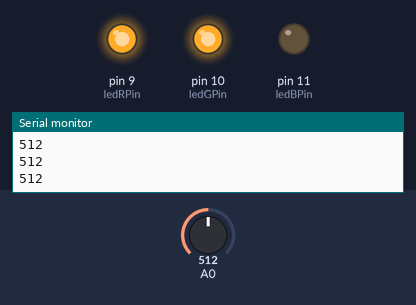
Bench run of a sketch on a simulated Arduino Uno, built with avr-gcc and run on an emulated ATmega328P. On the bench: output pins drawn as LEDs (lit = HIGH), the last lines printed to the serial monitor. Inputs (shaded band) come from the test bench; at power-on: A0 = 512.

Above: at 1.2 s.
1.3 s: A0 set to 213
2.8 s: A0 set to 191
At 3.3 s:
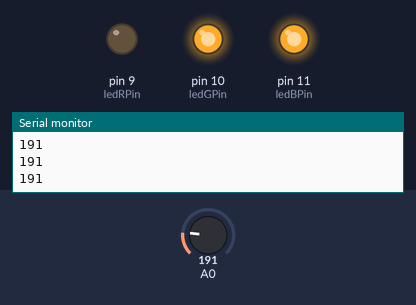
4.3 s: A0 set to 210
At 5.5 s:
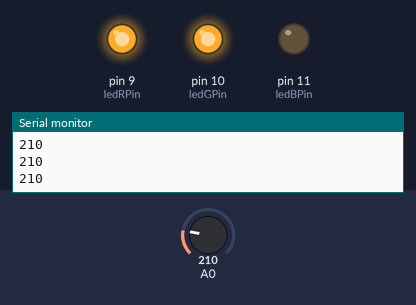
5.8 s: A0 set to 190
At 6.8 s:
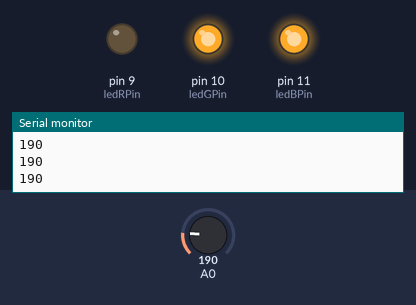
Timing chart, 0 to 8.3 s (numbered marks = the images above; inputs shaded):
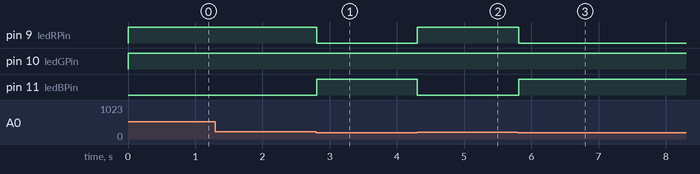

The sketch:

RGBInOut_2.ino
```cpp
int ledRPin = 9;
int ledGPin = 10;
int ledBPin = 11;

void setup() {
  Serial.begin(9600);
  pinMode(ledRPin, OUTPUT);
  pinMode(ledGPin, OUTPUT);
  pinMode(ledBPin, OUTPUT);
}

void loop() {
  int sensorValue = analogRead(A0);

  Serial.println(sensorValue);

  if (sensorValue < 200){
    makeRGB(255, 0, 0);
  } else {
    makeRGB(0, 0, 255);
  }

}

void makeRGB(int r, int g, int b) {
  r = 255 - r;
  g = 255 - g;
  b = 255 - b;
  analogWrite(ledRPin, r);
  analogWrite(ledGPin, g);
  analogWrite(ledBPin, b);
}
```

Measured:
- the behaviour switches between 200 and 199 on A0 (found by bisection; images 0 and 1)
- after the input at 2.8 s, pin 9 (ledRPin): HIGH → LOW at once; pin 11 (ledBPin): LOW → HIGH at once
- after the input at 4.3 s, pin 9 (ledRPin): LOW → HIGH at once; pin 11 (ledBPin): HIGH → LOW at once
- after the input at 5.8 s, pin 9 (ledRPin): HIGH → LOW at once; pin 11 (ledBPin): LOW → HIGH at once
